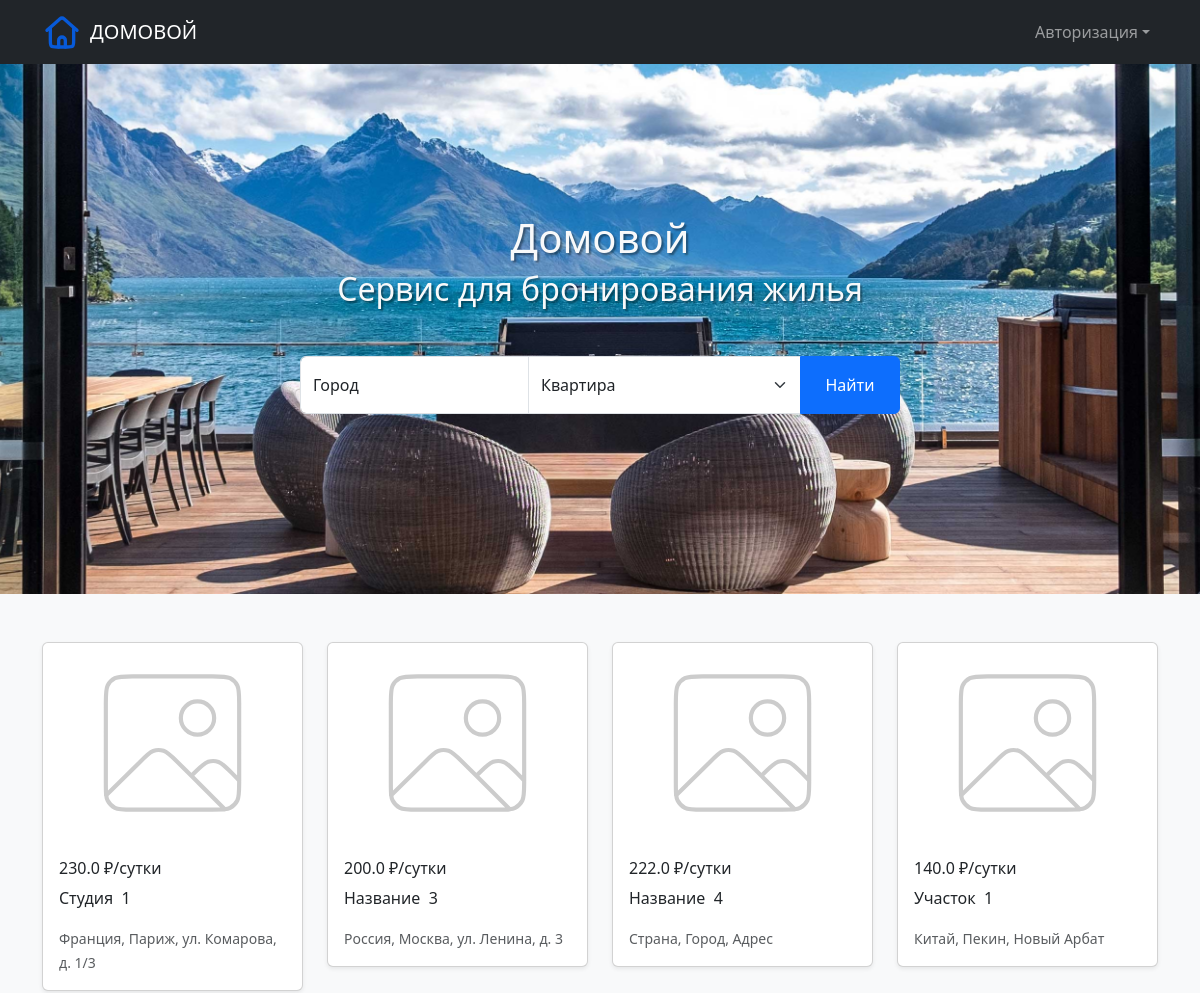
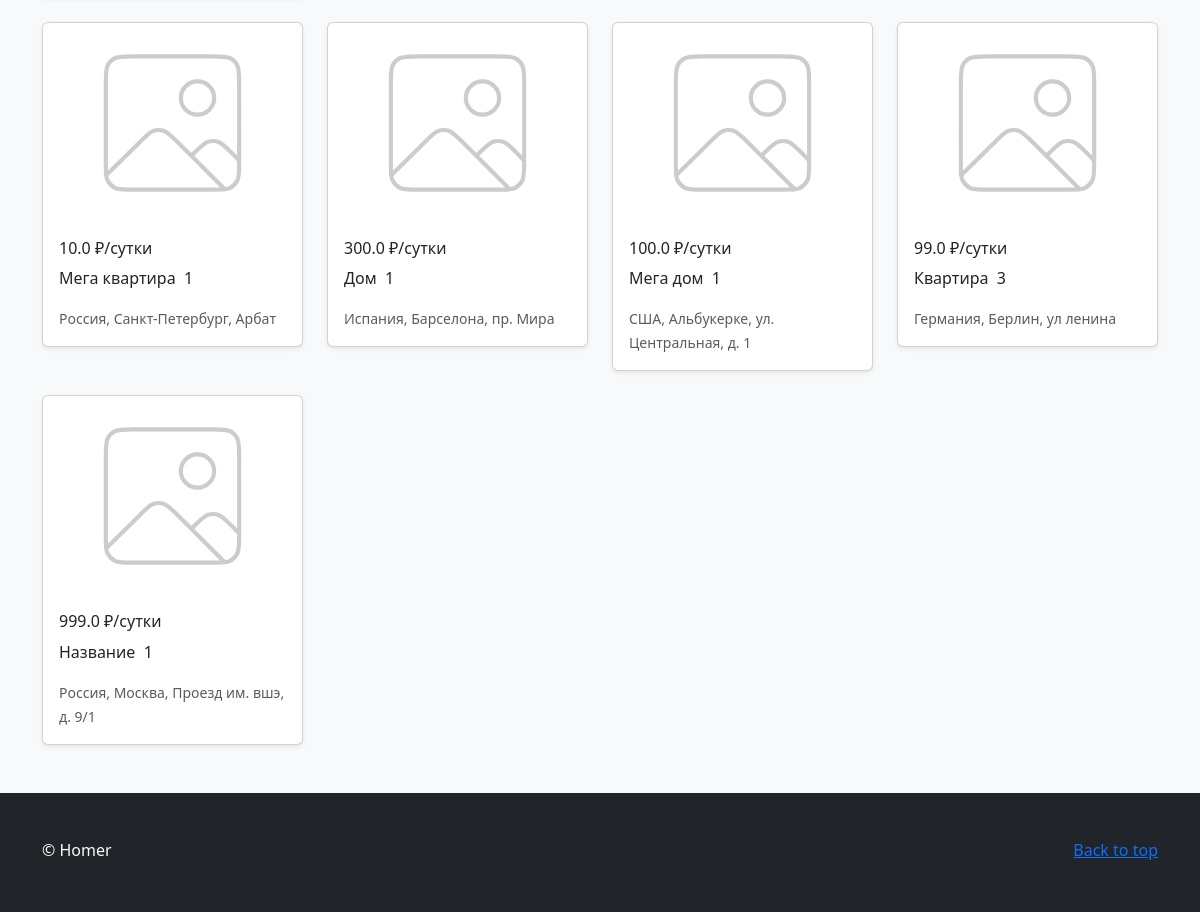
The page / on the database its author committed (2 pictures, top to bottom).
### entity/models.py (models this page shows, shortened)
class Entity(models.Model):
    class TypeEnum(models.IntegerChoices):
        HOUSE = 1, 'HOUSE'
        APARTMENT = 2, 'APARTMENT'
        ROOM = 3, 'ROOM'
        OFFICE = 4, 'OFFICE'
        LAND = 5, 'LAND'
        OTHER = 6, 'OTHER'
    id = models.BigAutoField(primary_key=True)
    name = models.CharField(max_length=150)
    entity_image = models.ImageField(upload_to="entity", default="entity/image.svg")
    type = EnumField(TypeEnum)
    description = models.TextField()
    price = models.FloatField()
    city = models.CharField(max_length=30)
    country = models.CharField(max_length=2)
    address = models.CharField(max_length=200)
    user = models.ForeignKey(User, on_delete=models.CASCADE)

### main/views.py (the view)
# urls.py: path('', index, name='home'),
def index(request):
    all_offers = Entity.objects.all()
    return render(request, 'index.html', {
        'offers': all_offers,
    })

### main/templates/index.html (shortened to what this page needs)
{% extends 'base.html' %}
{% load static %}
{% block content %}
    <link rel="stylesheet" href="{% static 'css/styles.css'%}">
    <div class="image-container text-center">
        <h1 class="image-text text-light">Домовой</h1>
        <h2 class="image-text text-light">Сервис для бронирования жилья</h2>
        <form method="POST" action="{% url 'search-entities' %}">
            <div class="input-group mt-5 w-50">
                <div class="form-floating">
                    <input type="text" class="form-control" placeholder="" id="city" name="searched">
                    <label for="city">Город</label>
                </div>
                <select class="form-select" name="formType" id="Type">
                    <option value="2">Квартира</option>
                </select>
                <button class="btn btn-primary col-md-2" type="submit">Найти</button>
            </div>
        </form>
    </div>
    <div class="album py-5 bg-body-tertiary">
        <div class="container">
            <div class="row row-cols-1 row-cols-sm-2 row-cols-md-3 row-cols-md-4 g-4">
                {% for home in offers %}
                    <a href="{% url 'entity_detail' home.id %}" class="text-muted text-decoration-none">
                        <div class="col">
                            <div class="card shadow-sm">
                                <img class="bd-placeholder-img card-img-top" width="100%" height="200" src="{{ home.entity_image.url }}"/>
                                <div class="card-body">
                                    <h6 class="card-title pricing-card-title">{{ home.price }} ₽/сутки</h6>
                                    <div class="d-flex align-items-left">
                                        <p class="card-text">{{home.name}} &nbsp;</p>
                                        <p class="card-text">{{home.type}}</p>
                                    </div>
                                    <small class="text-body-secondary">{{ home.country }}, {{home.city}}, {{ home.address }}</small>
                                </div>
                            </div>
                        </div>
                    </a>
                {% endfor %}
            </div>
        </div>
    </div>
{% endblock %}

### templates/base.html (shortened to what this page needs)
<!DOCTYPE html>
<html lang="en">
<head>
    {% load static %}
    <link href="https://cdn.jsdelivr.net/npm/bootstrap@5.3.3/dist/css/bootstrap.min.css" rel="stylesheet"
>
</head>
<body class="d-flex flex-column min-vh-100">
    <header>
        {% include 'navbar.html' %}
    </header>
    {% block content %} {% endblock %}
    <footer class="bd-footer py-5 bg-dark">
        <div class="container text-light">
            <h6 class="float-end mb-1"><a href="#">Back to top</a></h6>
            <h6 class="mb-1">© Homer</h6>
        </div>
    </footer>
</body>
</html>

### templates/navbar.html (shortened to what this page needs)
{% load static%}
<nav class="navbar navbar-expand-lg navbar-dark bg-dark">
    <div class="container">
        <a class="navbar-brand p-0 me-0 me-lg-2" href="/">
            <img width="40" height="40" class="d-block my-1" src="{% static 'img/home.svg'%}"/>
        </a>
        <a class="navbar-brand" href="/">ДОМОВОЙ</a>
        <div class="collapse navbar-collapse" id="navbarSupportedContent">
            <ul class="navbar-nav ms-auto mb-2 mb-lg-0">
                {% if user.is_authenticated %}
                    <li class="nav-item"><a class="nav-link" href="/reservations">Мои бронирования</a></li>
                    <li class="nav-item"><a class="nav-link" href="/add">Добавить</a></li>
                    <li class="nav-item dropdown">
                        <a class="nav-link dropdown-toggle" id="navbarDropdown" href="#" role="button" data-bs-toggle="dropdown" aria-expanded="false">{{ user.username }}</a>
                        <ul class="dropdown-menu dropdown-menu-end" aria-labelledby="navbarDropdown">
                            <li><a class="dropdown-item" href="/profile">Профиль</a></li>
                            <li><a class="dropdown-item" href="/profile/edit">Редактировать профиль</a></li>
                            <li><hr class="dropdown-divider" /></li>
                            <li><form action="/logout/" method="post">
                                {% csrf_token %}
                                {{ form }}
                                <input class="dropdown-item" type="submit" value="Выйти">
                            </form></li>
                        </ul>
                    </li>
                {% else %}
                    <li class="nav-item dropdown">
                        <a class="nav-link dropdown-toggle" id="navbarDropdown" href="#" role="button" data-bs-toggle="dropdown" aria-expanded="false">Авторизация</a>
                    </li>
                {% endif %}
            </ul>
        </div>
    </div>
</nav>

### static/css/styles.css (style rules this page uses)
.image-container { margin: auto; padding-top: 150px; width: 100%; height: 530px; background-image: url("../img/pic.jpeg"); background-position-x: 50%; background-position-y: 50%; background-size: cover; }
.image-text { text-shadow: rgba(0, 0, 0, 0.4) 2px 2px 2px; }
.input-group { margin: auto; }

### rows shown on the page
Entity: entity_image (picture), price "230.0", name "Студия", type "1", country "Франция", city "Париж", address "ул. Комарова, д. 1/3"
Entity: entity_image (picture), price "200.0", name "Название", type "3", country "Россия", city "Москва", address "ул. Ленина, д. 3"
Entity: entity_image (picture), price "222.0", name "Название", type "4", country "Страна", city "Город", address "Адрес"
Entity: entity_image (picture), price "140.0", name "Участок", type "1", country "Китай", city "Пекин", address "Новый Арбат"
Entity: entity_image (picture), price "10.0", name "Мега квартира", type "1", country "Россия", city "Санкт-Петербург", address "Арбат"
Entity: entity_image (picture), price "300.0", name "Дом", type "1", country "Испания", city "Барселона", address "пр. Мира"
Entity: entity_image (picture), price "100.0", name "Мега дом", type "1", country "США", city "Альбукерке", address "ул. Центральная, д. 1"
Entity: entity_image (picture), price "99.0", name "Квартира", type "3", country "Германия", city "Берлин", address "ул ленина"
Entity: entity_image (picture), price "999.0", name "Название", type "1", country "Россия", city "Москва", address "Проезд им. вшэ, д. 9/1"
